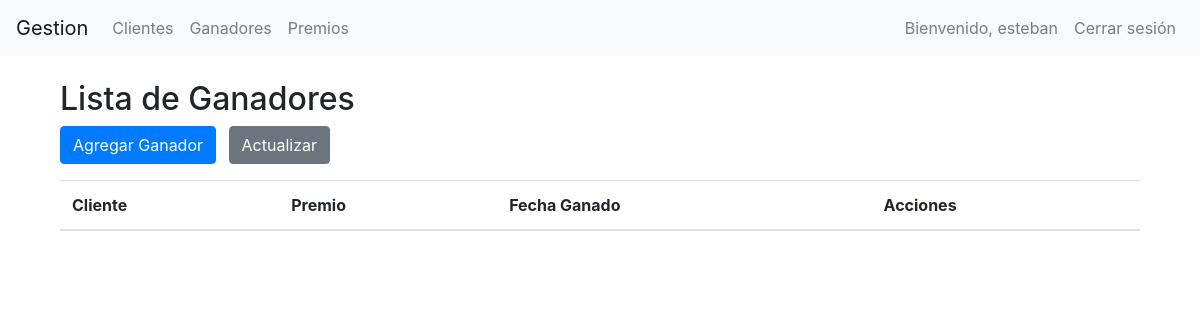
Before: /ruleta/ganadores/ (signed in) with the older database file.
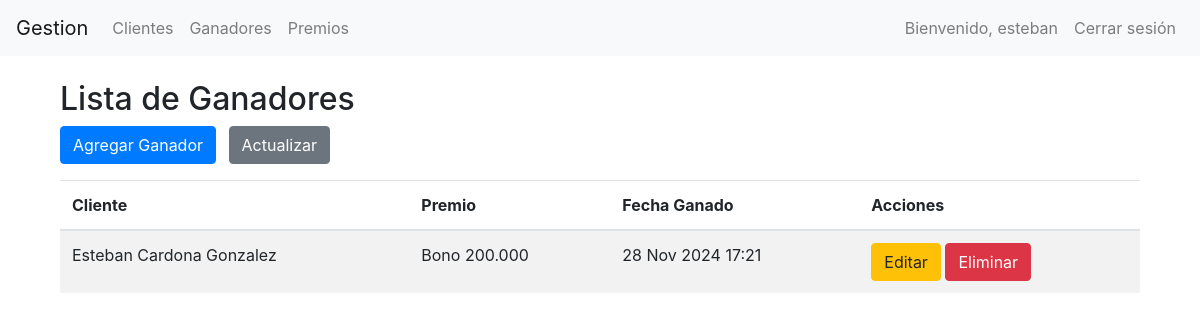
After: the same page with the newer database file.
### ruleta/models.py (models this page shows, shortened)
class Ganador(models.Model):
    cliente = models.ForeignKey(Cliente, on_delete=models.CASCADE)
    premio = models.ForeignKey(Premio, on_delete=models.CASCADE)
    fecha_ganador = models.DateTimeField(default=timezone.now)

class Cliente(models.Model):
    numero_documento = models.CharField(max_length=20, unique=True)
    nombre = models.CharField(max_length=50)
    apellidos = models.CharField(max_length=50)
    numero_celular = models.CharField(max_length=11)
    numero_factura = models.CharField(max_length=100, unique=True)
    def __str__(self):
        return f"{self.nombre} {self.apellidos}"

class Premio(models.Model):
    nombre = models.CharField(max_length=100)
    descripcion = models.TextField()
    probabilidad = models.FloatField()
    activo = models.BooleanField(default=True)
    color = models.CharField(max_length=7, default="#ffffff")
    def __str__(self):
        return f"{self.nombre}"

### ruleta/views.py (the view)
# urls.py: path('ganadores/', views.GanadorListView.as_view(), name='ganador_list'),
class GanadorListView(LoginRequiredMixin, AdminRequiredMixin, ListView):
    model = Ganador
    template_name = 'ruleta/ganadores_list.html'
    context_object_name = 'ganadores'

### ruleta/views.py (called while the page is built)
    def test_func(self):
        return self.request.user.is_staff or self.request.user.is_superuser

### ruleta/templates/ruleta/ganador_list.html
{% extends "base.html" %}
{% block content %}
<div class="container">
    <h2>Lista de Ganadores</h2>
    <div class="mb-3">
        <a href="{% url 'ganador_create' %}" class="btn btn-primary">Agregar Ganador</a>
        <button onclick="location.reload();" class="btn btn-secondary ml-2">Actualizar</button>
    </div>
    <table class="table table-striped">
        <thead>
            <tr>
                <th>Cliente</th>
                <th>Premio</th>
                <th>Fecha Ganado</th>
                <th>Acciones</th>
            </tr>
        </thead>
        <tbody>
            {% for ganador in ganadores %}
            <tr>
                <td>{{ ganador.cliente }}</td>
                <td>{{ ganador.premio }}</td>
                <td>{{ ganador.fecha_ganador|date:"d M Y H:i" }}</td>
                <td>
                    <a href="{% url 'ganador_update' ganador.id %}" class="btn btn-warning">Editar</a>
                    <a href="{% url 'ganador_delete' ganador.id %}" class="btn btn-danger">Eliminar</a>
                </td>
            </tr>
            {% endfor %}
        </tbody>
    </table>
</div>
{% endblock %}

Changed rows visible on the page:
added Ganador: cliente "Esteban Cardona Gonzalez", premio "Bono 200.000", fecha_ganador "28 Nov 2024 17:21"
